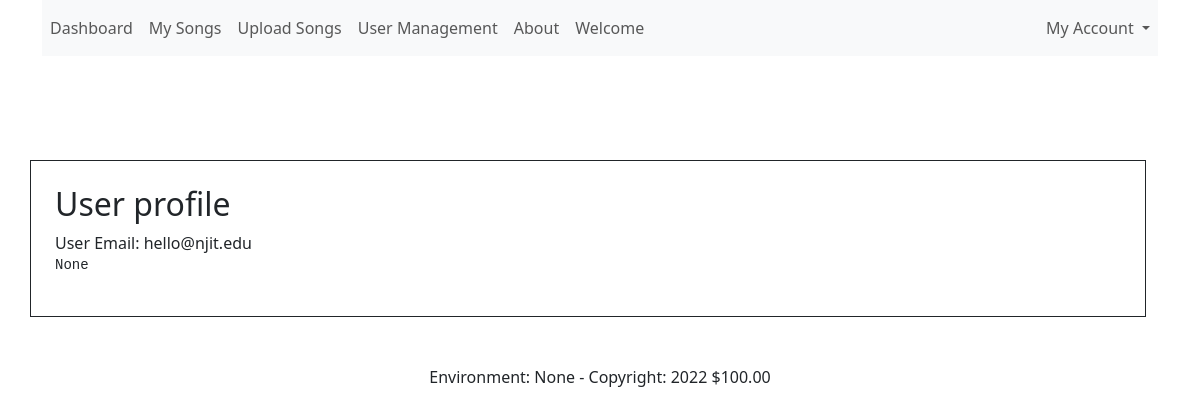
/users/2 (signed in), run on an earlier commit of the app's database.
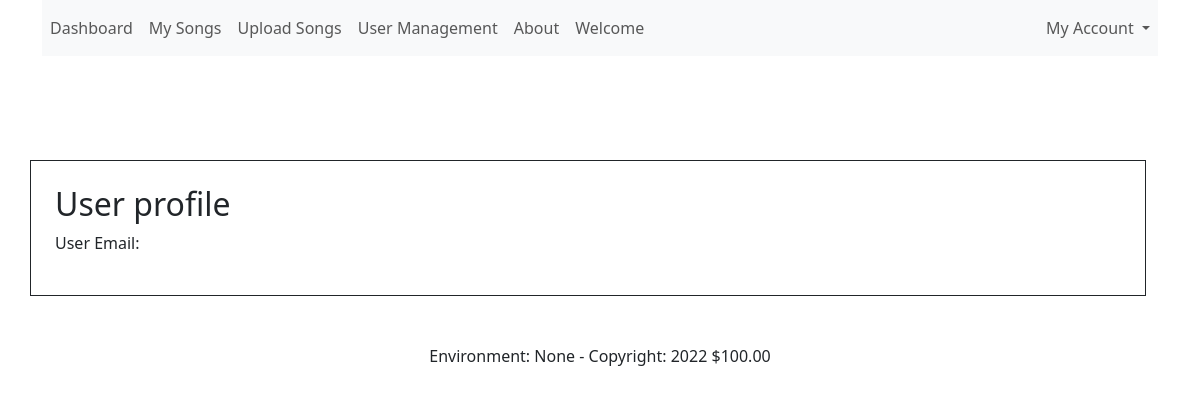
And on a later commit of the database.
### app/db/models/__init__.py (models this page shows, shortened)
class User(UserMixin, db.Model):
    __tablename__ = 'users'
    __table_args__ = {'extend_existing': True}
    id = db.Column(db.Integer, primary_key=True)
    email = db.Column(db.String(120), unique=True, nullable=False)
    password = db.Column(db.String(300), nullable=False, unique=True)
    about = db.Column(db.String(300), nullable=True, unique=False)
    authenticated = db.Column(db.Boolean, default=False)
    registered_on = db.Column('registered_on', db.DateTime)
    active = db.Column('is_active', db.Boolean(), nullable=False, server_default='1')
    is_admin = db.Column('is_admin', db.Boolean(), nullable=False, server_default='0')
    songs = db.relationship("Song", back_populates="user", cascade="all, delete", lazy=True)
    def is_active(self):
        return True

### app/auth/__init__.py (the view)
@auth.route('/users/<int:user_id>')
@login_required
def retrieve_user(user_id):
    user = User.query.get(user_id)
    return render_template('profile_view.html', user=user)

### app/__init__.py (called while the page is built)
@login_manager.user_loader
def user_loader(user_id):
    try:
        return User.query.get(int(user_id))
    except:
        return None

### app/context_processors/__init__.py (called while the page is built)
def utility_text_processors():
    message = "hello world"
    form = login_form()
    def deployment_environment():
        return getenv('FLASK_ENV', None)
    def current_year():
        currentDateTime = datetime.datetime.now()
        date = currentDateTime.date()
        year = date.strftime("%Y")
        return year
    def format_price(amount, currency="$"):
        return f"{currency}{amount:.2f}"
    return dict(
        form=form,
        mymessage=message,
        deployment_environment=deployment_environment(),
        year=current_year(),
        format_price=format_price
    )

### app/logging_config/__init__.py (called while the page is built)
@log_con.before_app_request
def before_request_logging():
    current_app.logger.info("Before Request")
    log = logging.getLogger("myApp")
    log.info("My App Logger")

### app/auth/templates/profile_view.html
{% extends "base.html" %}
{% block content %}
    <div class="row mt-5">
         <div class="border border-1 border-dark mx-auto p-4">
             <h2>User profile</h2>
                User Email: {{ user.email }}
                <pre>{{ user.about }}</pre>
         </div>
    </div>
{% endblock %}

What changed in the data, as far as the page shows it:
removed User: email "hello@njit.edu", about "None"
